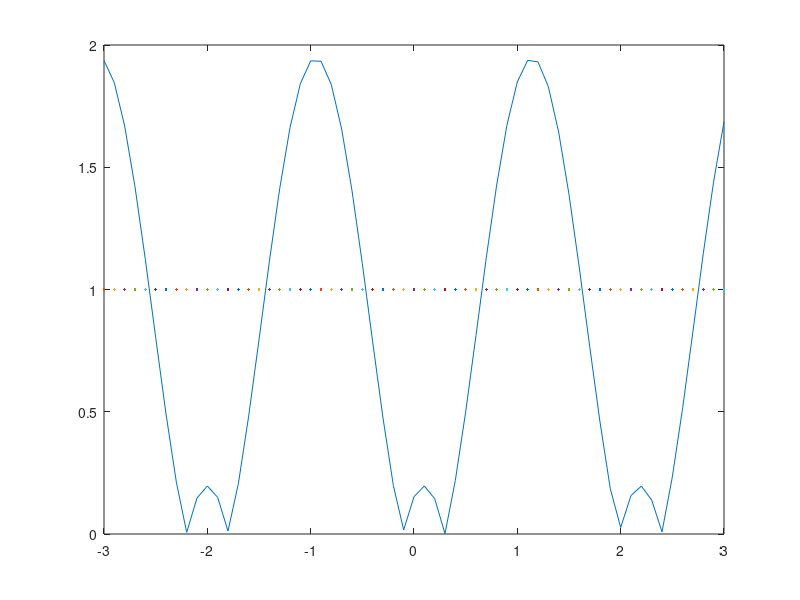

MATLAB code to generate this figure:
%author: Gerd Eriksson
%Modified by Ivan Liljeqvist and Filip Matrinsson
%version: 2015-04-16


%Fix-point interation
%I SOLVED IT BY HAND ALSO! It should be presented by hand.

x=-1;
korr=1;

while(abs(korr)>5e-4)
    xOld=x;
    x=(7/8)*xOld+(5/14)*cos(3*x-5)
    korr=x-xOld;
end

%start from 0, increase with 1, go to 365
x=[-3:0.1:3];

%use the equation for plotting
y=abs(7/8-(15/14)*sin(3*x-5));

%plot the graph
plot(x,y);
hold on

plot(x,1,'.');

hold off

%{
    Den kan kovergera mot r?tterna runt -2, 0 och 2.
    Eftersom fix-punkts iteration bara konvergerar mot roten d?r 
    absolutbelopppet av derivatan runt roten ?r mindre ?n 1.

    F'(x) = 7/8-(15/14)*sin(3*x-5)

%}







